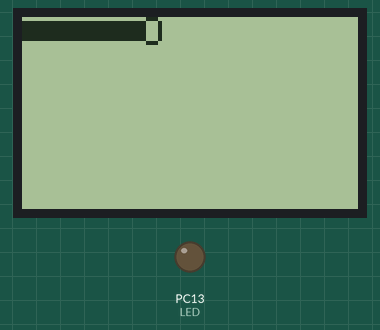
A sketch run on a simulated STM32 Blue Pill. Shown: 84×48 one-colour display, output pins drawn as LEDs (lit = HIGH).

Above: at 1.02 s.
At 11.9 s:
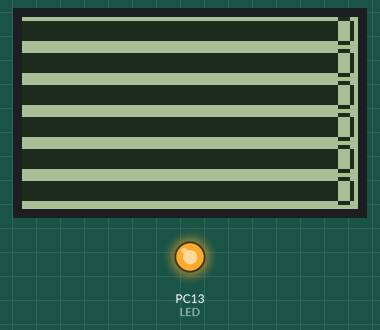
At 25.8 s:
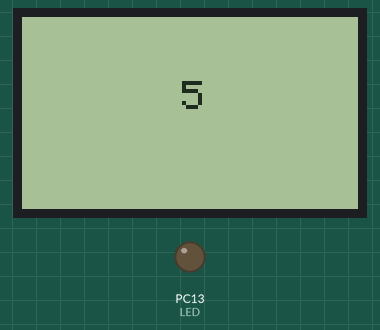
At 38.1 s:
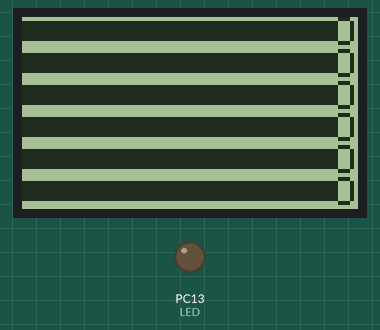
Timing chart, 0 to 39.6 s (numbered marks = the images above):
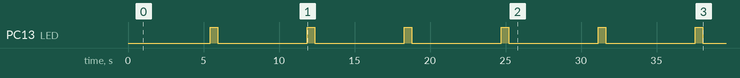

Measured:
- by itself, PC13 (LED): alternates HIGH for 0.50 s and LOW for 5.9 s
- what the display in image 1 shows lasts 1.0 s, from 11.9 s to 12.9 s
- what the display in image 2 shows lasts 0.6 s, from 25.7 s to 26.3 s

The sketch:

lcd.ino
```cpp
#include <SPI.h>
#include <PCD8544.h>

#define LED PC13
#define SERIESRESISTOR 10000
int elapsed_time = 1;

static PCD8544 my_display;


void setup() {
  pinMode(LED, OUTPUT);
  my_display.begin();
  Serial.begin(115200);
}

void loop() {
  // text display tests
  my_display.clear();
  my_display.setCursor(40,2);//x=pixel(0-83), y=line(0-5)
  my_display.print(elapsed_time);
  delay(500);
  my_display.clear();


  for (uint8_t g=0; g< 6; g++) {
    for (uint8_t f=0; f< 79; f++) {
      my_display.setCursor(f,g);
      my_display.print("O");
      delay(10);
    }
  }

  digitalWrite(LED, HIGH);   // turn the LED on (HIGH is the voltage level)
  delay(500);              // wait for a second


  digitalWrite(LED, LOW);    // turn the LED off by making the voltage LOW
  delay(500);              // wait for a second

  elapsed_time++;
}
```
